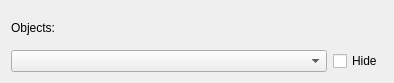
<?xml version="1.0" encoding="UTF-8"?>
<ui version="4.0">
 <class>UserObjects</class>
 <widget class="QWidget" name="UserObjects">
  <property name="geometry">
   <rect>
    <x>0</x>
    <y>0</y>
    <width>394</width>
    <height>83</height>
   </rect>
  </property>
  <property name="windowTitle">
   <string>Form</string>
  </property>
  <layout class="QGridLayout" name="gridLayout">
   <item row="0" column="0">
    <widget class="QLabel" name="label">
     <property name="text">
      <string>Objects:</string>
     </property>
    </widget>
   </item>
   <item row="0" column="1">
    <spacer name="horizontalSpacer">
     <property name="orientation">
      <enum>Qt::Horizontal</enum>
     </property>
     <property name="sizeHint" stdset="0">
      <size>
       <width>248</width>
       <height>20</height>
      </size>
     </property>
    </spacer>
   </item>
   <item row="1" column="0" colspan="2">
    <widget class="QComboBox" name="objectsComboBox"/>
   </item>
   <item row="1" column="2">
    <widget class="QCheckBox" name="hideCheckBox">
     <property name="text">
      <string>Hide</string>
     </property>
    </widget>
   </item>
  </layout>
 </widget>
 <resources/>
 <connections/>
</ui>
